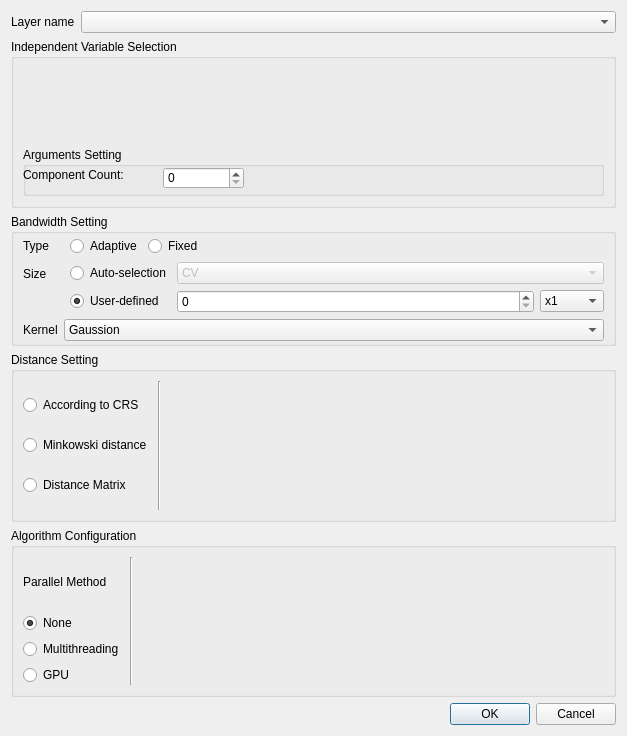
<?xml version="1.0" encoding="UTF-8"?>
<ui version="4.0">
 <class>GwmGWPCAOptionsDialog</class>
 <widget class="QDialog" name="GwmGWPCAOptionsDialog">
  <property name="geometry">
   <rect>
    <x>0</x>
    <y>0</y>
    <width>627</width>
    <height>736</height>
   </rect>
  </property>
  <property name="windowTitle">
   <string>GWR Configure</string>
  </property>
  <layout class="QVBoxLayout" name="verticalLayout_3" stretch="0,0,0,0,0,0">
   <item>
    <layout class="QFormLayout" name="formLayout_6">
     <item row="0" column="0">
      <widget class="QLabel" name="label">
       <property name="sizePolicy">
        <sizepolicy hsizetype="Fixed" vsizetype="Preferred">
         <horstretch>0</horstretch>
         <verstretch>0</verstretch>
        </sizepolicy>
       </property>
       <property name="text">
        <string>Layer name</string>
       </property>
      </widget>
     </item>
     <item row="0" column="1">
      <widget class="QComboBox" name="mLayerComboBox"/>
     </item>
    </layout>
   </item>
   <item>
    <widget class="QGroupBox" name="groupBox">
     <property name="title">
      <string>Independent Variable Selection</string>
     </property>
     <layout class="QVBoxLayout" name="verticalLayout_4" stretch="1,0">
      <item>
       <widget class="GwmIndepVarSelectorWidget" name="mIndepVarSelector" native="true"/>
      </item>
      <item>
       <widget class="QGroupBox" name="groupBox_4">
        <property name="minimumSize">
         <size>
          <width>0</width>
          <height>49</height>
         </size>
        </property>
        <property name="title">
         <string>Arguments Setting</string>
        </property>
        <widget class="QLabel" name="label_10">
         <property name="geometry">
          <rect>
           <x>0</x>
           <y>20</y>
           <width>131</width>
           <height>16</height>
          </rect>
         </property>
         <property name="text">
          <string>Component Count:</string>
         </property>
        </widget>
        <widget class="QSpinBox" name="mKspinBox">
         <property name="geometry">
          <rect>
           <x>140</x>
           <y>20</y>
           <width>81</width>
           <height>22</height>
          </rect>
         </property>
        </widget>
       </widget>
      </item>
     </layout>
    </widget>
   </item>
   <item>
    <widget class="QGroupBox" name="groupBox_2">
     <property name="sizePolicy">
      <sizepolicy hsizetype="Preferred" vsizetype="Fixed">
       <horstretch>0</horstretch>
       <verstretch>0</verstretch>
      </sizepolicy>
     </property>
     <property name="title">
      <string>Bandwidth Setting</string>
     </property>
     <layout class="QFormLayout" name="formLayout">
      <property name="horizontalSpacing">
       <number>6</number>
      </property>
      <property name="verticalSpacing">
       <number>6</number>
      </property>
      <property name="topMargin">
       <number>2</number>
      </property>
      <property name="bottomMargin">
       <number>2</number>
      </property>
      <item row="0" column="0">
       <widget class="QLabel" name="label_2">
        <property name="text">
         <string>Type</string>
        </property>
       </widget>
      </item>
      <item row="0" column="1">
       <layout class="QHBoxLayout" name="horizontalLayout_6">
        <property name="leftMargin">
         <number>6</number>
        </property>
        <item>
         <widget class="QRadioButton" name="mBwTypeAdaptiveRadio">
          <property name="sizePolicy">
           <sizepolicy hsizetype="Fixed" vsizetype="Fixed">
            <horstretch>0</horstretch>
            <verstretch>0</verstretch>
           </sizepolicy>
          </property>
          <property name="text">
           <string>Adaptive</string>
          </property>
          <property name="checked">
           <bool>true</bool>
          </property>
         </widget>
        </item>
        <item>
         <widget class="QRadioButton" name="mBwTypeFixedRadio">
          <property name="sizePolicy">
           <sizepolicy hsizetype="Fixed" vsizetype="Fixed">
            <horstretch>0</horstretch>
            <verstretch>0</verstretch>
           </sizepolicy>
          </property>
          <property name="text">
           <string>Fixed</string>
          </property>
         </widget>
        </item>
        <item>
         <spacer name="horizontalSpacer">
          <property name="orientation">
           <enum>Qt::Horizontal</enum>
          </property>
          <property name="sizeHint" stdset="0">
           <size>
            <width>40</width>
            <height>20</height>
           </size>
          </property>
         </spacer>
        </item>
       </layout>
      </item>
      <item row="1" column="0">
       <widget class="QLabel" name="label_3">
        <property name="sizePolicy">
         <sizepolicy hsizetype="Preferred" vsizetype="Preferred">
          <horstretch>0</horstretch>
          <verstretch>0</verstretch>
         </sizepolicy>
        </property>
        <property name="text">
         <string>Size</string>
        </property>
        <property name="alignment">
         <set>Qt::AlignLeading|Qt::AlignLeft|Qt::AlignVCenter</set>
        </property>
       </widget>
      </item>
      <item row="1" column="1">
       <layout class="QGridLayout" name="gridLayout_4">
        <property name="leftMargin">
         <number>6</number>
        </property>
        <item row="1" column="0">
         <widget class="QRadioButton" name="mBwSizeCustomizeRadio">
          <property name="sizePolicy">
           <sizepolicy hsizetype="Fixed" vsizetype="Fixed">
            <horstretch>0</horstretch>
            <verstretch>0</verstretch>
           </sizepolicy>
          </property>
          <property name="text">
           <string>User-defined</string>
          </property>
          <property name="checked">
           <bool>true</bool>
          </property>
         </widget>
        </item>
        <item row="1" column="1">
         <widget class="QStackedWidget" name="mBwSizeSettingStack">
          <property name="currentIndex">
           <number>0</number>
          </property>
          <widget class="QWidget" name="page_4">
           <layout class="QHBoxLayout" name="horizontalLayout">
            <property name="leftMargin">
             <number>0</number>
            </property>
            <property name="topMargin">
             <number>0</number>
            </property>
            <property name="rightMargin">
             <number>0</number>
            </property>
            <property name="bottomMargin">
             <number>0</number>
            </property>
            <item>
             <widget class="QSpinBox" name="mBwSizeAdaptiveSize"/>
            </item>
            <item>
             <widget class="QComboBox" name="mBwSizeAdaptiveUnit">
              <property name="sizePolicy">
               <sizepolicy hsizetype="Fixed" vsizetype="Fixed">
                <horstretch>0</horstretch>
                <verstretch>0</verstretch>
               </sizepolicy>
              </property>
              <item>
               <property name="text">
                <string>x1</string>
               </property>
              </item>
              <item>
               <property name="text">
                <string>x10</string>
               </property>
              </item>
              <item>
               <property name="text">
                <string>x100</string>
               </property>
              </item>
              <item>
               <property name="text">
                <string>x1000</string>
               </property>
              </item>
             </widget>
            </item>
           </layout>
          </widget>
          <widget class="QWidget" name="page_5">
           <layout class="QHBoxLayout" name="horizontalLayout_4">
            <property name="leftMargin">
             <number>0</number>
            </property>
            <property name="topMargin">
             <number>0</number>
            </property>
            <property name="rightMargin">
             <number>0</number>
            </property>
            <property name="bottomMargin">
             <number>0</number>
            </property>
            <item>
             <widget class="QDoubleSpinBox" name="mBwSizeFixedSize">
              <property name="decimals">
               <number>12</number>
              </property>
             </widget>
            </item>
            <item>
             <widget class="QComboBox" name="mBwSizeFixedUnit">
              <property name="sizePolicy">
               <sizepolicy hsizetype="Fixed" vsizetype="Fixed">
                <horstretch>0</horstretch>
                <verstretch>0</verstretch>
               </sizepolicy>
              </property>
              <item>
               <property name="text">
                <string>m</string>
               </property>
              </item>
              <item>
               <property name="text">
                <string>km</string>
               </property>
              </item>
              <item>
               <property name="text">
                <string>mile</string>
               </property>
              </item>
             </widget>
            </item>
           </layout>
          </widget>
         </widget>
        </item>
        <item row="0" column="0">
         <widget class="QRadioButton" name="mBwSizeAutomaticRadio">
          <property name="sizePolicy">
           <sizepolicy hsizetype="Preferred" vsizetype="Fixed">
            <horstretch>0</horstretch>
            <verstretch>0</verstretch>
           </sizepolicy>
          </property>
          <property name="text">
           <string>Auto-selection</string>
          </property>
          <property name="checked">
           <bool>false</bool>
          </property>
         </widget>
        </item>
        <item row="0" column="1">
         <widget class="QComboBox" name="mBwSizeAutomaticApprochCombo">
          <property name="enabled">
           <bool>false</bool>
          </property>
          <item>
           <property name="text">
            <string>CV</string>
           </property>
          </item>
          <item>
           <property name="text">
            <string>AICc</string>
           </property>
          </item>
         </widget>
        </item>
       </layout>
      </item>
      <item row="2" column="0">
       <widget class="QLabel" name="label_13">
        <property name="text">
         <string>Kernel</string>
        </property>
       </widget>
      </item>
      <item row="2" column="1">
       <widget class="QComboBox" name="mBwKernelFunctionCombo">
        <item>
         <property name="text">
          <string>Gaussion</string>
         </property>
        </item>
        <item>
         <property name="text">
          <string>Exponential</string>
         </property>
        </item>
        <item>
         <property name="text">
          <string>Bisquare</string>
         </property>
        </item>
        <item>
         <property name="text">
          <string>Tricube</string>
         </property>
        </item>
        <item>
         <property name="text">
          <string>Boxcar</string>
         </property>
        </item>
       </widget>
      </item>
     </layout>
    </widget>
   </item>
   <item>
    <widget class="QGroupBox" name="groupBox_3">
     <property name="sizePolicy">
      <sizepolicy hsizetype="Preferred" vsizetype="Preferred">
       <horstretch>0</horstretch>
       <verstretch>0</verstretch>
      </sizepolicy>
     </property>
     <property name="title">
      <string>Distance Setting</string>
     </property>
     <layout class="QHBoxLayout" name="horizontalLayout_2">
      <item>
       <layout class="QVBoxLayout" name="verticalLayout_2">
        <item>
         <widget class="QRadioButton" name="mDistTypeCRSRadio">
          <property name="text">
           <string>According to CRS</string>
          </property>
         </widget>
        </item>
        <item>
         <widget class="QRadioButton" name="mDistTypeMinkowskiRadio">
          <property name="text">
           <string>Minkowski distance</string>
          </property>
         </widget>
        </item>
        <item>
         <widget class="QRadioButton" name="mDistTypeDmatRadio">
          <property name="text">
           <string>Distance Matrix</string>
          </property>
         </widget>
        </item>
       </layout>
      </item>
      <item>
       <widget class="Line" name="line">
        <property name="orientation">
         <enum>Qt::Vertical</enum>
        </property>
       </widget>
      </item>
      <item>
       <widget class="QStackedWidget" name="mDistParamSettingStack">
        <property name="currentIndex">
         <number>0</number>
        </property>
        <widget class="QWidget" name="mCRSDistPage"/>
        <widget class="QWidget" name="mMinkowskiDistPage">
         <layout class="QFormLayout" name="formLayout_2">
          <property name="leftMargin">
           <number>0</number>
          </property>
          <property name="topMargin">
           <number>0</number>
          </property>
          <property name="rightMargin">
           <number>0</number>
          </property>
          <property name="bottomMargin">
           <number>0</number>
          </property>
          <item row="0" column="0">
           <widget class="QLabel" name="label_4">
            <property name="sizePolicy">
             <sizepolicy hsizetype="Preferred" vsizetype="Preferred">
              <horstretch>0</horstretch>
              <verstretch>0</verstretch>
             </sizepolicy>
            </property>
            <property name="text">
             <string>Rotation parameter</string>
            </property>
            <property name="alignment">
             <set>Qt::AlignLeading|Qt::AlignLeft|Qt::AlignVCenter</set>
            </property>
           </widget>
          </item>
          <item row="0" column="1">
           <layout class="QFormLayout" name="formLayout_5">
            <property name="horizontalSpacing">
             <number>6</number>
            </property>
            <property name="verticalSpacing">
             <number>2</number>
            </property>
            <item row="0" column="0">
             <widget class="QLabel" name="label_5">
              <property name="text">
               <string>theta</string>
              </property>
             </widget>
            </item>
            <item row="1" column="0">
             <widget class="QLabel" name="label_6">
              <property name="text">
               <string>p</string>
              </property>
             </widget>
            </item>
            <item row="0" column="1">
             <widget class="QDoubleSpinBox" name="mThetaValue"/>
            </item>
            <item row="1" column="1">
             <widget class="QDoubleSpinBox" name="mPValue">
              <property name="minimum">
               <double>-1.000000000000000</double>
              </property>
             </widget>
            </item>
           </layout>
          </item>
         </layout>
        </widget>
        <widget class="QWidget" name="mDistMatrixDistPage">
         <layout class="QGridLayout" name="gridLayout">
          <property name="leftMargin">
           <number>0</number>
          </property>
          <property name="topMargin">
           <number>0</number>
          </property>
          <property name="rightMargin">
           <number>0</number>
          </property>
          <property name="bottomMargin">
           <number>0</number>
          </property>
          <item row="1" column="0">
           <widget class="QLineEdit" name="mDistMatrixFileNameEdit"/>
          </item>
          <item row="1" column="1">
           <widget class="QToolButton" name="mDistMatrixFileOpenBtn">
            <property name="text">
             <string>...</string>
            </property>
           </widget>
          </item>
          <item row="0" column="0">
           <widget class="QLabel" name="label_14">
            <property name="text">
             <string>Select a distance matrix file</string>
            </property>
           </widget>
          </item>
          <item row="2" column="0">
           <spacer name="verticalSpacer">
            <property name="orientation">
             <enum>Qt::Vertical</enum>
            </property>
            <property name="sizeHint" stdset="0">
             <size>
              <width>20</width>
              <height>5</height>
             </size>
            </property>
           </spacer>
          </item>
         </layout>
        </widget>
       </widget>
      </item>
     </layout>
    </widget>
   </item>
   <item>
    <widget class="QGroupBox" name="mCalcParallelGroup">
     <property name="sizePolicy">
      <sizepolicy hsizetype="Preferred" vsizetype="Preferred">
       <horstretch>0</horstretch>
       <verstretch>0</verstretch>
      </sizepolicy>
     </property>
     <property name="title">
      <string>Algorithm Configuration</string>
     </property>
     <layout class="QHBoxLayout" name="horizontalLayout_3">
      <item>
       <layout class="QVBoxLayout" name="verticalLayout_5">
        <item>
         <widget class="QLabel" name="label_7">
          <property name="text">
           <string>Parallel Method</string>
          </property>
         </widget>
        </item>
        <item>
         <widget class="QRadioButton" name="mCalcParallelNoneRadio">
          <property name="sizePolicy">
           <sizepolicy hsizetype="Fixed" vsizetype="Fixed">
            <horstretch>0</horstretch>
            <verstretch>0</verstretch>
           </sizepolicy>
          </property>
          <property name="text">
           <string>None</string>
          </property>
          <property name="checked">
           <bool>true</bool>
          </property>
         </widget>
        </item>
        <item>
         <widget class="QRadioButton" name="mCalcParallelMultithreadRadio">
          <property name="sizePolicy">
           <sizepolicy hsizetype="Fixed" vsizetype="Fixed">
            <horstretch>0</horstretch>
            <verstretch>0</verstretch>
           </sizepolicy>
          </property>
          <property name="text">
           <string>Multithreading</string>
          </property>
         </widget>
        </item>
        <item>
         <widget class="QRadioButton" name="mCalcParallelGPURadio">
          <property name="sizePolicy">
           <sizepolicy hsizetype="Fixed" vsizetype="Fixed">
            <horstretch>0</horstretch>
            <verstretch>0</verstretch>
           </sizepolicy>
          </property>
          <property name="text">
           <string>GPU</string>
          </property>
         </widget>
        </item>
       </layout>
      </item>
      <item>
       <widget class="Line" name="line_2">
        <property name="orientation">
         <enum>Qt::Vertical</enum>
        </property>
       </widget>
      </item>
      <item>
       <widget class="QStackedWidget" name="stackedWidget">
        <property name="currentIndex">
         <number>0</number>
        </property>
        <widget class="QWidget" name="page">
         <layout class="QVBoxLayout" name="verticalLayout">
          <property name="topMargin">
           <number>0</number>
          </property>
          <property name="bottomMargin">
           <number>0</number>
          </property>
         </layout>
        </widget>
        <widget class="QWidget" name="page_3">
         <layout class="QFormLayout" name="formLayout_3">
          <property name="leftMargin">
           <number>9</number>
          </property>
          <property name="topMargin">
           <number>0</number>
          </property>
          <property name="rightMargin">
           <number>9</number>
          </property>
          <property name="bottomMargin">
           <number>0</number>
          </property>
          <item row="0" column="0">
           <widget class="QLabel" name="label_9">
            <property name="text">
             <string>Threads</string>
            </property>
           </widget>
          </item>
          <item row="0" column="1">
           <widget class="QSpinBox" name="mThreadNum">
            <property name="maximum">
             <number>8</number>
            </property>
           </widget>
          </item>
         </layout>
        </widget>
        <widget class="QWidget" name="page_2">
         <layout class="QFormLayout" name="formLayout_4">
          <property name="topMargin">
           <number>0</number>
          </property>
          <property name="bottomMargin">
           <number>0</number>
          </property>
          <item row="0" column="0">
           <widget class="QLabel" name="label_8">
            <property name="text">
             <string>Batch Size</string>
            </property>
           </widget>
          </item>
          <item row="0" column="1">
           <widget class="QSpinBox" name="mSampleGroupSize">
            <property name="maximum">
             <number>4096</number>
            </property>
            <property name="value">
             <number>64</number>
            </property>
           </widget>
          </item>
          <item row="1" column="0">
           <widget class="QLabel" name="label_11">
            <property name="text">
             <string>GPU</string>
            </property>
           </widget>
          </item>
          <item row="1" column="1">
           <widget class="QComboBox" name="mGPUSelection"/>
          </item>
         </layout>
        </widget>
       </widget>
      </item>
     </layout>
    </widget>
   </item>
   <item>
    <layout class="QHBoxLayout" name="horizontalLayout_5">
     <item>
      <widget class="QLabel" name="mCheckMessage">
       <property name="sizePolicy">
        <sizepolicy hsizetype="Expanding" vsizetype="Preferred">
         <horstretch>0</horstretch>
         <verstretch>0</verstretch>
        </sizepolicy>
       </property>
       <property name="text">
        <string/>
       </property>
      </widget>
     </item>
     <item>
      <widget class="QDialogButtonBox" name="btbOkCancle">
       <property name="sizePolicy">
        <sizepolicy hsizetype="Fixed" vsizetype="Fixed">
         <horstretch>0</horstretch>
         <verstretch>0</verstretch>
        </sizepolicy>
       </property>
       <property name="orientation">
        <enum>Qt::Horizontal</enum>
       </property>
       <property name="standardButtons">
        <set>QDialogButtonBox::Cancel|QDialogButtonBox::Ok</set>
       </property>
      </widget>
     </item>
    </layout>
   </item>
  </layout>
 </widget>
 <customwidgets>
  <customwidget>
   <class>GwmIndepVarSelectorWidget</class>
   <extends>QWidget</extends>
   <header>gwmindepvarselectorwidget.h</header>
   <container>1</container>
  </customwidget>
 </customwidgets>
 <resources/>
 <connections>
  <connection>
   <sender>btbOkCancle</sender>
   <signal>accepted()</signal>
   <receiver>GwmGWPCAOptionsDialog</receiver>
   <slot>accept()</slot>
   <hints>
    <hint type="sourcelabel">
     <x>248</x>
     <y>254</y>
    </hint>
    <hint type="destinationlabel">
     <x>157</x>
     <y>274</y>
    </hint>
   </hints>
  </connection>
  <connection>
   <sender>btbOkCancle</sender>
   <signal>rejected()</signal>
   <receiver>GwmGWPCAOptionsDialog</receiver>
   <slot>reject()</slot>
   <hints>
    <hint type="sourcelabel">
     <x>316</x>
     <y>260</y>
    </hint>
    <hint type="destinationlabel">
     <x>286</x>
     <y>274</y>
    </hint>
   </hints>
  </connection>
 </connections>
</ui>
